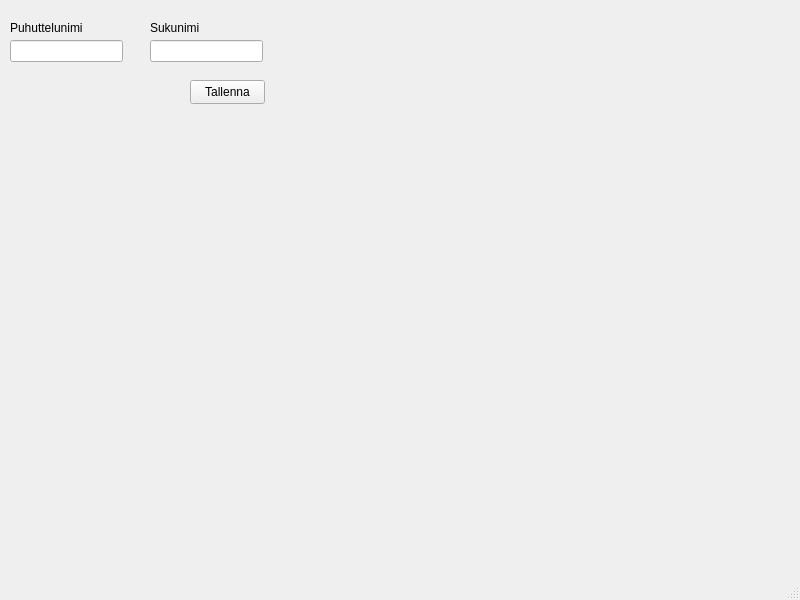
<?xml version="1.0" encoding="UTF-8"?>
<ui version="4.0">
 <class>MainWindow</class>
 <widget class="QMainWindow" name="MainWindow">
  <property name="geometry">
   <rect>
    <x>0</x>
    <y>0</y>
    <width>800</width>
    <height>600</height>
   </rect>
  </property>
  <property name="windowTitle">
   <string>MainWindow</string>
  </property>
  <widget class="QWidget" name="centralwidget">
   <widget class="QLineEdit" name="firstNameLineEdit">
    <property name="geometry">
     <rect>
      <x>10</x>
      <y>40</y>
      <width>113</width>
      <height>22</height>
     </rect>
    </property>
   </widget>
   <widget class="QLabel" name="firstNameLabel">
    <property name="geometry">
     <rect>
      <x>10</x>
      <y>20</y>
      <width>81</width>
      <height>16</height>
     </rect>
    </property>
    <property name="text">
     <string>Puhuttelunimi</string>
    </property>
   </widget>
   <widget class="QLineEdit" name="lastNameLineEdit">
    <property name="geometry">
     <rect>
      <x>150</x>
      <y>40</y>
      <width>113</width>
      <height>22</height>
     </rect>
    </property>
   </widget>
   <widget class="QLabel" name="lastNameLabel">
    <property name="geometry">
     <rect>
      <x>150</x>
      <y>20</y>
      <width>61</width>
      <height>16</height>
     </rect>
    </property>
    <property name="text">
     <string>Sukunimi</string>
    </property>
   </widget>
   <widget class="QPushButton" name="savePushButton">
    <property name="geometry">
     <rect>
      <x>190</x>
      <y>80</y>
      <width>75</width>
      <height>24</height>
     </rect>
    </property>
    <property name="cursor">
     <cursorShape>PointingHandCursor</cursorShape>
    </property>
    <property name="toolTip">
     <string>&lt;html&gt;&lt;head/&gt;&lt;body&gt;&lt;p&gt;&lt;span style=&quot; font-size:11pt;&quot;&gt;Tallenetaan henkilön tiedot tietokantaan&lt;/span&gt;&lt;/p&gt;&lt;/body&gt;&lt;/html&gt;</string>
    </property>
    <property name="toolTipDuration">
     <number>3000</number>
    </property>
    <property name="text">
     <string>Tallenna</string>
    </property>
   </widget>
  </widget>
  <widget class="QMenuBar" name="menubar">
   <property name="geometry">
    <rect>
     <x>0</x>
     <y>0</y>
     <width>800</width>
     <height>33</height>
    </rect>
   </property>
  </widget>
  <widget class="QStatusBar" name="statusbar"/>
 </widget>
 <resources/>
 <connections/>
</ui>
